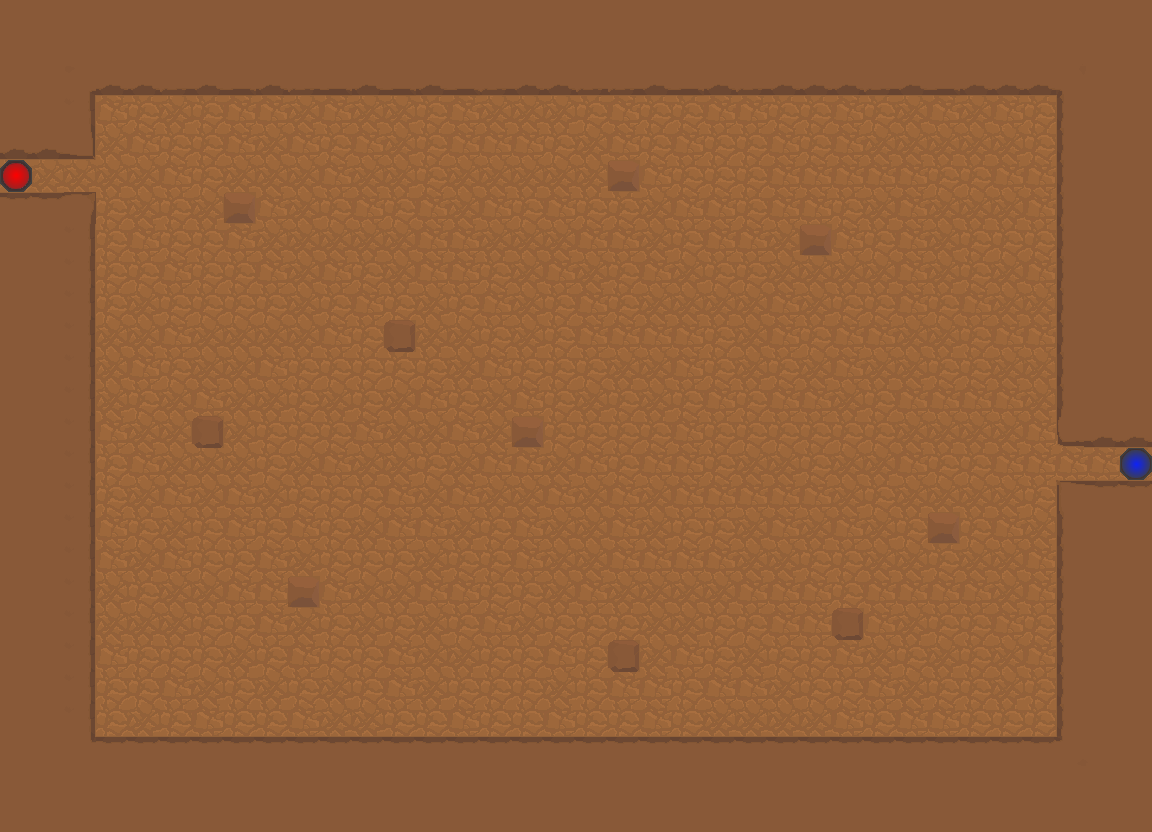

Rendered tile map (Tiled .tmx) drawn with the repository's tilesets; below, a short description and the full map source, tile grids included:
An orthogonal 36x26 tile map with 32x32 px tiles, 2 tile layers (floor, collision) and 2 objects.

<map version="1.0" orientation="orthogonal" renderorder="right-down" width="36" height="26" tilewidth="32" tileheight="32" nextobjectid="10">
 <tileset firstgid="1" name="rocky-td-tileset" tilewidth="32" tileheight="32" tilecount="80" columns="8">
  <image source="rocky-td-tileset.png" width="256" height="320" />
  <tile id="0">
   <properties>
    <property name="Wall" type="bool" value="true" />
   </properties>
  </tile>
  <tile id="1">
   <properties>
    <property name="Wall" type="bool" value="true" />
   </properties>
  </tile>
  <tile id="2">
   <properties>
    <property name="Wall" type="bool" value="true" />
   </properties>
  </tile>
  <tile id="3">
   <properties>
    <property name="Wall" type="bool" value="true" />
   </properties>
  </tile>
  <tile id="4">
   <properties>
    <property name="Wall" type="bool" value="false" />
   </properties>
  </tile>
  <tile id="5">
   <properties>
    <property name="Wall" type="bool" value="false" />
   </properties>
  </tile>
  <tile id="6">
   <properties>
    <property name="Wall" type="bool" value="false" />
   </properties>
  </tile>
  <tile id="7">
   <properties>
    <property name="Wall" type="bool" value="false" />
   </properties>
  </tile>
  <tile id="8">
   <properties>
    <property name="Wall" type="bool" value="true" />
   </properties>
  </tile>
  <tile id="9">
   <properties>
    <property name="Wall" type="bool" value="true" />
   </properties>
  </tile>
  <tile id="10">
   <properties>
    <property name="Wall" type="bool" value="true" />
   </properties>
  </tile>
  <tile id="11">
   <properties>
    <property name="Wall" type="bool" value="true" />
   </properties>
  </tile>
  <tile id="12">
   <properties>
    <property name="Wall" type="bool" value="false" />
   </properties>
  </tile>
  <tile id="13">
   <properties>
    <property name="Wall" type="bool" value="false" />
   </properties>
  </tile>
  <tile id="14">
   <properties>
    <property name="Wall" type="bool" value="false" />
   </properties>
  </tile>
  <tile id="15">
   <properties>
    <property name="Wall" type="bool" value="false" />
   </properties>
  </tile>
  <tile id="16">
   <properties>
    <property name="Wall" type="bool" value="true" />
   </properties>
  </tile>
  <tile id="17">
   <properties>
    <property name="Wall" type="bool" value="true" />
   </properties>
  </tile>
  <tile id="18">
   <properties>
    <property name="Wall" type="bool" value="true" />
   </properties>
  </tile>
  <tile id="19">
   <properties>
    <property name="Wall" type="bool" value="false" />
   </properties>
  </tile>
  <tile id="20">
   <properties>
    <property name="Wall" type="bool" value="false" />
   </properties>
  </tile>
  <tile id="21">
   <properties>
    <property name="Wall" type="bool" value="false" />
   </properties>
  </tile>
  <tile id="22">
   <properties>
    <property name="Wall" type="bool" value="false" />
   </properties>
  </tile>
  <tile id="23">
   <properties>
    <property name="Wall" type="bool" value="false" />
   </properties>
  </tile>
  <tile id="24">
   <properties>
    <property name="Wall" type="bool" value="false" />
   </properties>
  </tile>
  <tile id="25">
   <properties>
    <property name="Wall" type="bool" value="true" />
   </properties>
  </tile>
  <tile id="26">
   <properties>
    <property name="Wall" type="bool" value="true" />
   </properties>
  </tile>
  <tile id="27">
   <properties>
    <property name="Wall" type="bool" value="false" />
   </properties>
  </tile>
  <tile id="28">
   <properties>
    <property name="Wall" type="bool" value="false" />
   </properties>
  </tile>
  <tile id="29">
   <properties>
    <property name="Wall" type="bool" value="true" />
   </properties>
  </tile>
  <tile id="30">
   <properties>
    <property name="Wall" type="bool" value="true" />
   </properties>
  </tile>
  <tile id="31">
   <properties>
    <property name="Wall" type="bool" value="true" />
   </properties>
  </tile>
  <tile id="32">
   <properties>
    <property name="Wall" type="bool" value="false" />
   </properties>
  </tile>
  <tile id="33">
   <properties>
    <property name="Wall" type="bool" value="true" />
   </properties>
  </tile>
  <tile id="34">
   <properties>
    <property name="Wall" type="bool" value="true" />
   </properties>
  </tile>
  <tile id="35">
   <properties>
    <property name="Wall" type="bool" value="false" />
   </properties>
  </tile>
  <tile id="36">
   <properties>
    <property name="Wall" type="bool" value="false" />
   </properties>
  </tile>
  <tile id="37">
   <properties>
    <property name="Wall" type="bool" value="true" />
   </properties>
  </tile>
  <tile id="38">
   <properties>
    <property name="Wall" type="bool" value="true" />
   </properties>
  </tile>
  <tile id="39">
   <properties>
    <property name="Wall" type="bool" value="true" />
   </properties>
  </tile>
  <tile id="40">
   <properties>
    <property name="Wall" type="bool" value="false" />
   </properties>
  </tile>
  <tile id="41">
   <properties>
    <property name="Wall" type="bool" value="false" />
   </properties>
  </tile>
  <tile id="42">
   <properties>
    <property name="Wall" type="bool" value="true" />
   </properties>
  </tile>
  <tile id="43">
   <properties>
    <property name="Wall" type="bool" value="false" />
   </properties>
  </tile>
  <tile id="44">
   <properties>
    <property name="Wall" type="bool" value="false" />
   </properties>
  </tile>
  <tile id="45">
   <properties>
    <property name="Wall" type="bool" value="true" />
   </properties>
  </tile>
  <tile id="46">
   <properties>
    <property name="Wall" type="bool" value="true" />
   </properties>
  </tile>
  <tile id="47">
   <properties>
    <property name="Wall" type="bool" value="true" />
   </properties>
  </tile>
  <tile id="48">
   <properties>
    <property name="Wall" type="bool" value="false" />
   </properties>
  </tile>
  <tile id="49">
   <properties>
    <property name="Wall" type="bool" value="true" />
   </properties>
  </tile>
  <tile id="50">
   <properties>
    <property name="Wall" type="bool" value="true" />
   </properties>
  </tile>
  <tile id="51">
   <properties>
    <property name="Wall" type="bool" value="true" />
   </properties>
  </tile>
  <tile id="52">
   <properties>
    <property name="Wall" type="bool" value="true" />
   </properties>
  </tile>
  <tile id="53">
   <properties>
    <property name="Wall" type="bool" value="true" />
   </properties>
  </tile>
  <tile id="54">
   <properties>
    <property name="Wall" type="bool" value="true" />
   </properties>
  </tile>
  <tile id="55">
   <properties>
    <property name="Wall" type="bool" value="false" />
   </properties>
  </tile>
  <tile id="56">
   <properties>
    <property name="Wall" type="bool" value="false" />
   </properties>
  </tile>
  <tile id="57">
   <properties>
    <property name="Wall" type="bool" value="true" />
   </properties>
  </tile>
  <tile id="58">
   <properties>
    <property name="Wall" type="bool" value="false" />
   </properties>
  </tile>
  <tile id="59">
   <properties>
    <property name="Wall" type="bool" value="false" />
   </properties>
  </tile>
  <tile id="60">
   <properties>
    <property name="Wall" type="bool" value="false" />
   </properties>
  </tile>
  <tile id="61">
   <properties>
    <property name="Wall" type="bool" value="false" />
   </properties>
  </tile>
  <tile id="62">
   <properties>
    <property name="Wall" type="bool" value="true" />
   </properties>
  </tile>
  <tile id="63">
   <properties>
    <property name="Wall" type="bool" value="false" />
   </properties>
  </tile>
  <tile id="64">
   <properties>
    <property name="Wall" type="bool" value="false" />
   </properties>
  </tile>
  <tile id="65">
   <properties>
    <property name="Wall" type="bool" value="true" />
   </properties>
  </tile>
  <tile id="66">
   <properties>
    <property name="Wall" type="bool" value="true" />
   </properties>
  </tile>
  <tile id="67">
   <properties>
    <property name="Wall" type="bool" value="true" />
   </properties>
  </tile>
  <tile id="68">
   <properties>
    <property name="Wall" type="bool" value="true" />
   </properties>
  </tile>
  <tile id="69">
   <properties>
    <property name="Wall" type="bool" value="true" />
   </properties>
  </tile>
  <tile id="70">
   <properties>
    <property name="Wall" type="bool" value="true" />
   </properties>
  </tile>
  <tile id="71">
   <properties>
    <property name="Wall" type="bool" value="false" />
   </properties>
  </tile>
  <tile id="72">
   <properties>
    <property name="Wall" type="bool" value="false" />
   </properties>
  </tile>
  <tile id="73">
   <properties>
    <property name="Wall" type="bool" value="false" />
   </properties>
  </tile>
  <tile id="74">
   <properties>
    <property name="Wall" type="bool" value="false" />
   </properties>
  </tile>
  <tile id="75">
   <properties>
    <property name="Wall" type="bool" value="false" />
   </properties>
  </tile>
  <tile id="76">
   <properties>
    <property name="Wall" type="bool" value="false" />
   </properties>
  </tile>
  <tile id="77">
   <properties>
    <property name="Wall" type="bool" value="false" />
   </properties>
  </tile>
  <tile id="78">
   <properties>
    <property name="Wall" type="bool" value="false" />
   </properties>
  </tile>
  <tile id="79">
   <properties>
    <property name="Wall" type="bool" value="false" />
   </properties>
  </tile>
 </tileset>
 <layer name="floor" width="36" height="26">
  <data encoding="csv">
21,21,21,21,21,21,21,21,21,21,21,21,21,21,21,21,21,21,21,21,21,21,21,21,21,21,21,21,21,21,21,21,21,21,21,21,
21,21,21,21,21,21,21,21,21,21,21,21,21,21,21,21,21,21,21,21,21,21,21,21,21,21,21,21,21,21,21,21,21,21,21,21,
21,21,21,21,21,21,21,21,21,21,21,21,21,21,21,21,21,21,21,21,21,21,21,21,21,21,21,21,21,21,21,21,21,21,21,21,
21,21,21,21,5,13,5,21,21,13,21,13,13,5,21,13,13,13,5,21,5,5,21,21,5,5,21,5,13,21,13,21,5,21,21,21,
21,21,21,13,21,5,5,21,13,21,5,21,13,5,21,21,21,5,13,21,5,21,5,5,21,5,21,13,13,13,13,13,5,21,21,21,
5,13,13,13,13,21,5,13,13,13,21,13,13,5,13,13,13,13,13,21,21,5,5,5,21,21,21,21,21,5,5,21,21,21,21,21,
21,21,21,5,13,5,13,21,21,13,5,21,5,21,13,21,5,21,5,5,13,21,21,5,21,21,5,13,21,13,13,13,21,21,21,21,
21,21,21,5,21,5,5,21,13,13,13,13,13,21,21,13,13,13,21,21,13,5,21,21,13,21,21,5,21,13,5,5,5,21,21,21,
21,21,21,5,5,21,5,5,21,13,21,5,13,21,21,5,13,21,13,5,21,13,5,5,13,13,13,13,21,13,5,13,21,21,21,21,
21,21,21,5,13,5,5,5,5,13,5,21,5,13,5,21,13,5,21,5,13,13,13,13,21,13,5,5,21,5,21,13,13,21,21,21,
21,21,21,13,13,21,13,13,13,13,21,5,21,13,13,5,13,5,21,21,21,21,5,13,21,5,21,21,13,13,5,21,21,21,21,21,
21,21,21,13,21,5,13,13,21,5,5,5,5,5,13,21,5,5,5,13,13,21,5,13,5,13,21,13,13,5,5,13,13,21,21,21,
21,21,21,13,5,13,21,13,13,5,13,5,13,21,5,13,21,5,13,5,13,5,21,5,21,21,13,5,21,21,21,21,13,21,21,21,
21,21,21,21,13,13,5,13,5,5,5,21,13,13,21,13,13,5,5,5,5,21,5,5,5,5,5,5,13,13,13,13,21,21,21,21,
21,21,21,5,21,13,13,13,5,13,21,13,13,5,13,21,21,13,21,5,21,21,5,13,13,5,13,13,21,5,5,21,21,21,21,21,
21,21,21,5,13,21,13,21,13,5,5,5,21,13,21,13,13,21,13,21,13,21,21,21,21,21,13,5,13,13,13,13,5,13,21,21,
21,21,21,21,5,13,5,21,5,21,5,13,21,21,13,5,21,13,13,21,13,5,5,13,21,13,21,13,5,5,5,21,13,21,21,21,
21,21,21,21,13,21,5,5,21,13,5,5,5,13,5,5,21,13,13,21,21,21,21,13,13,5,5,13,13,5,13,13,21,21,21,21,
21,21,21,13,5,13,13,21,21,13,21,13,13,21,21,5,5,13,21,13,13,13,13,21,21,21,5,21,21,21,21,13,21,21,21,21,
21,21,21,13,13,13,5,5,21,13,5,13,5,13,5,21,13,5,5,5,13,13,5,5,21,21,21,21,13,5,5,21,5,21,21,21,
21,21,21,21,5,5,5,13,5,21,5,5,21,13,13,5,5,21,5,5,13,21,5,13,5,5,21,13,5,13,5,13,21,21,21,21,
21,21,21,5,5,21,13,5,13,5,13,5,21,13,5,5,5,13,5,21,21,5,21,21,13,5,5,21,13,5,5,13,5,21,21,21,
21,21,21,5,13,5,21,5,5,21,13,13,5,5,21,5,5,21,5,5,21,5,13,13,13,13,21,5,21,21,5,5,5,21,21,21,
21,21,21,21,21,21,21,21,21,21,21,21,21,21,21,21,21,21,21,21,21,21,21,21,21,21,21,21,21,21,21,21,21,21,21,21,
21,21,21,21,21,21,21,21,21,21,21,21,21,21,21,21,21,21,21,21,21,21,21,21,21,21,21,21,21,21,21,21,21,21,21,21,
21,21,21,21,21,21,21,21,21,21,21,21,21,21,21,21,21,21,21,21,21,21,21,21,21,21,21,21,21,21,21,21,21,21,21,21
</data>
 </layer>
 <layer name="collision" width="36" height="26">
  <data encoding="csv">
43,43,43,43,43,43,43,43,43,43,43,43,43,43,43,43,43,43,43,43,43,43,43,43,43,43,43,43,43,43,43,43,43,43,43,43,
43,43,43,43,43,43,43,43,43,43,43,43,43,43,43,43,43,43,43,43,43,43,43,43,43,43,43,43,43,43,43,43,43,43,43,43,
43,43,50,53,53,52,53,54,53,52,54,51,54,51,54,52,51,53,52,52,51,54,51,52,53,51,53,52,53,54,53,51,51,55,43,43,
43,43,58,0,0,0,0,0,0,0,0,0,0,0,0,0,0,0,0,0,0,0,0,0,0,0,0,0,0,0,0,0,0,63,43,43,
51,51,48,0,0,0,0,0,0,0,0,0,0,0,0,0,0,0,0,0,0,0,0,0,0,0,0,0,0,0,0,0,0,63,43,43,
7,0,0,0,0,0,0,0,0,0,0,0,0,0,0,0,0,0,0,12,0,0,0,0,0,0,0,0,0,0,0,0,0,63,43,43,
67,67,32,0,0,0,0,12,0,0,0,0,0,0,0,0,0,0,0,0,0,0,0,0,0,0,0,0,0,0,0,0,0,63,43,43,
43,43,58,0,0,0,0,0,0,0,0,0,0,0,0,0,0,0,0,0,0,0,0,0,0,12,0,0,0,0,0,0,0,63,43,43,
43,43,58,0,0,0,0,0,0,0,0,0,0,0,0,0,0,0,0,0,0,0,0,0,0,0,0,0,0,0,0,0,0,63,43,43,
43,43,58,0,0,0,0,0,0,0,0,0,0,0,0,0,0,0,0,0,0,0,0,0,0,0,0,0,0,0,0,0,0,63,43,43,
43,43,58,0,0,0,0,0,0,0,0,0,4,0,0,0,0,0,0,0,0,0,0,0,0,0,0,0,0,0,0,0,0,63,43,43,
43,43,58,0,0,0,0,0,0,0,0,0,0,0,0,0,0,0,0,0,0,0,0,0,0,0,0,0,0,0,0,0,0,63,43,43,
43,43,58,0,0,0,0,0,0,0,0,0,0,0,0,0,0,0,0,0,0,0,0,0,0,0,0,0,0,0,0,0,0,63,43,43,
43,43,58,0,0,0,4,0,0,0,0,0,0,0,0,0,12,0,0,0,0,0,0,0,0,0,0,0,0,0,0,0,0,46,47,47,
43,43,58,0,0,0,0,0,0,0,0,0,0,0,0,0,0,0,0,0,0,0,0,0,0,0,0,0,0,0,0,0,0,0,0,8,
43,43,58,0,0,0,0,0,0,0,0,0,0,0,0,0,0,0,0,0,0,0,0,0,0,0,0,0,0,0,0,0,0,30,31,31,
43,43,58,0,0,0,0,0,0,0,0,0,0,0,0,0,0,0,0,0,0,0,0,0,0,0,0,0,0,12,0,0,0,63,43,43,
43,43,58,0,0,0,0,0,0,0,0,0,0,0,0,0,0,0,0,0,0,0,0,0,0,0,0,0,0,0,0,0,0,63,43,43,
43,43,58,0,0,0,0,0,0,12,0,0,0,0,0,0,0,0,0,0,0,0,0,0,0,0,0,0,0,0,0,0,0,63,43,43,
43,43,58,0,0,0,0,0,0,0,0,0,0,0,0,0,0,0,0,0,0,0,0,0,0,0,4,0,0,0,0,0,0,63,43,43,
43,43,58,0,0,0,0,0,0,0,0,0,0,0,0,0,0,0,0,4,0,0,0,0,0,0,0,0,0,0,0,0,0,63,43,43,
43,43,58,0,0,0,0,0,0,0,0,0,0,0,0,0,0,0,0,0,0,0,0,0,0,0,0,0,0,0,0,0,0,63,43,43,
43,43,58,0,0,0,0,0,0,0,0,0,0,0,0,0,0,0,0,0,0,0,0,0,0,0,0,0,0,0,0,0,0,63,43,43,
43,43,66,68,68,68,70,69,70,67,67,69,67,70,69,67,70,67,67,31,67,67,68,69,68,68,68,69,68,67,70,67,67,71,43,43,
43,43,43,43,43,43,43,43,43,43,43,43,43,43,43,43,43,43,43,43,43,43,43,43,43,43,43,43,43,43,43,43,43,43,43,43,
43,43,43,43,43,43,43,43,43,43,43,43,43,43,43,43,43,43,43,43,43,43,43,43,43,43,43,43,43,43,43,43,43,43,43,43
</data>
 </layer>
 <objectgroup name="spawnLocations">
  <object id="6" x="0.875" y="172.75" width="3.75" height="4.625" />
 </objectgroup>
 <objectgroup name="endLocations">
  <object id="5" x="1128" y="458.333" width="12.6667" height="11.6667" />
 </objectgroup>
</map>
